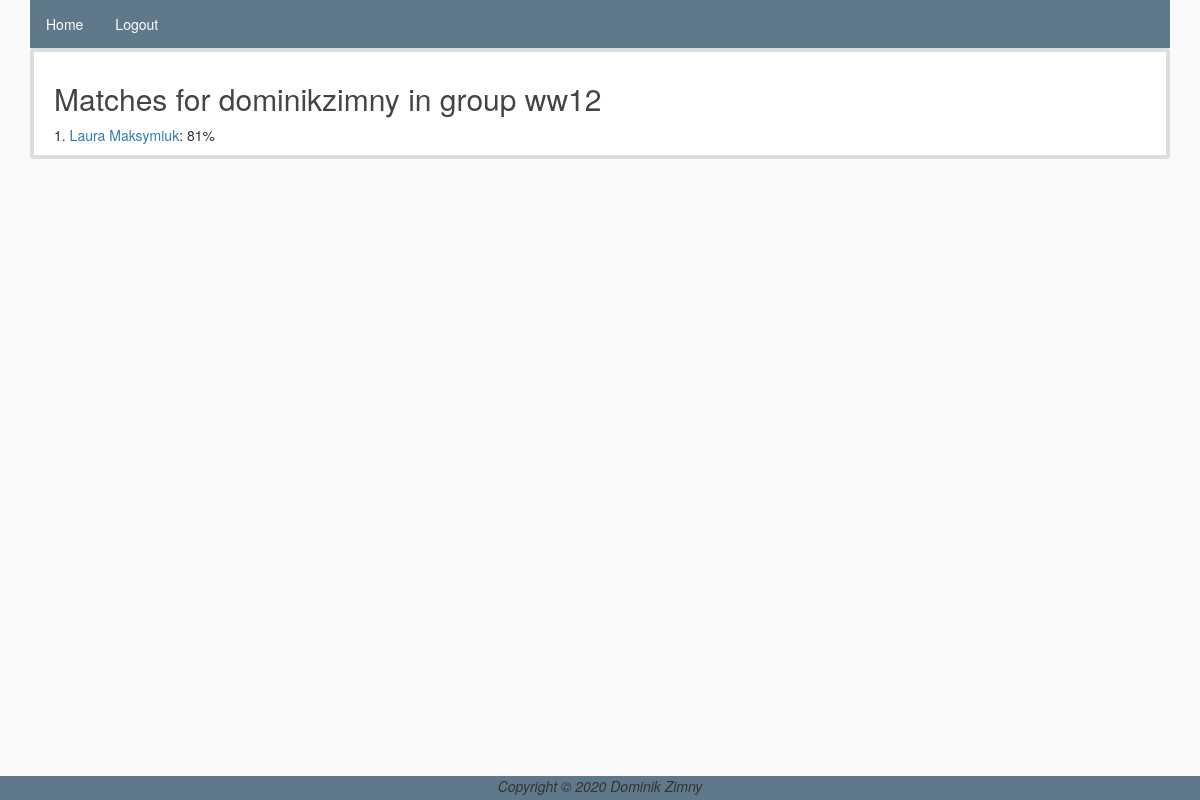
The page /match/?group=ww12 (signed in) on the database its author committed.
### users/models.py (models this page shows)
class Profile(models.Model):
    user = models.ForeignKey(User, on_delete=models.CASCADE)
    first_name = models.CharField(max_length=50,default="")
    last_name = models.CharField(max_length=50,default="")
    bio = models.TextField(max_length=300,default="No bio.",blank=True)
    profile_picture = models.ImageField(upload_to="profile_pictures",default="profile_pictures/nophoto.png")

### lovematch/views.py (the view)
# urls.py: path('match/', matches_view),
@login_required
def matches_view(request):
    group = request.GET.get('group')
    if group==None:
        group='public'
    scoredict = dict()
    maxnr = Question.objects.all().count()
    questions = Question.objects.all()
    maximumscore = 0.0
    others = UserGroup.objects.filter(group=group).exclude(user=request.user)
    for i in questions:
        try:
            my_ans_i = Answer.objects.get(usergroup=UserGroup.objects.get(user=request.user, group=group),question=i)
        except:
            my_ans_i = Answer(usergroup=UserGroup.objects.get(user=request.user, group=group),question=i,answer=2)
            my_ans_i.save()
        for j in others:
            if i.pairedquestion:
                try:
                    other_answer = Answer.objects.get(usergroup=j,question=i.pairedquestion)
                except:
                    other_answer = Answer(usergroup=j,question=i.pairedquestion,answer=2)
                    other_answer.save()
            else:
                try:
                    other_answer = Answer.objects.get(usergroup=j,question=i)
                except:
                    other_answer = Answer(usergroup=j,question=i,answer=2)
                    other_answer.save()
            scoredict.setdefault(j.user.username,0)
            scoredict[j.user.username]+=my_ans_i.score(other_answer)
        maximumscore += my_ans_i.maxscore(my_ans_i)
    sortedscores = sorted(scoredict.items(), key=lambda x:x[1], reverse=True)
    formatedscores = list()
    for v in sortedscores:
        formatedscores.append((v[0], str(round(100*v[1]/maximumscore))+"%", Profile.objects.get(user=User.objects.get(username=v[0]))))
    context = {
        'scores':formatedscores,
        'group':group
    }
    return render(request, 'matches.html', context)

### lovematch/models.py (called while the page is built)
    def score(self, other):
        distance = abs(self.answer - other.answer)
        if distance >= 4:
            return 0
        return (self.question.weight + other.question.weight) * 1/(2**distance)

    def maxscore(self, other):
        return (self.question.weight + other.question.weight)

### lovematch/templates/matches.html
{% extends "base.html" %}
{% block content %}
<div class="content-section">
    <h2>Matches for {{user.username}} in group {{group}}</h2>
    {% for score in scores %}
        {{forloop.counter}}. <a href="/user/?user={{score.0}}">{{score.2.first_name}} {{score.2.last_name}}</a>: {{score.1}}<br>
    {% endfor %}
</div>
{% endblock %}

### static/style.css (style rules this page uses)
body { background: #fafafa; color: #333333; padding-bottom:24px; }
h1, h2, h3, h4, h5, h6 { color: #444444; }
.content-section { background: #ffffff; padding: 10px 20px; border: 4px solid #dddddd; border-radius: 3px; margin-bottom: 20px; }

### rows shown on the page
Profile: first_name "Laura", last_name "Maksymiuk", score "81%"

### other values the page prints
{{ user.username }} "dominikzimny"
{{ group }} "ww12"
